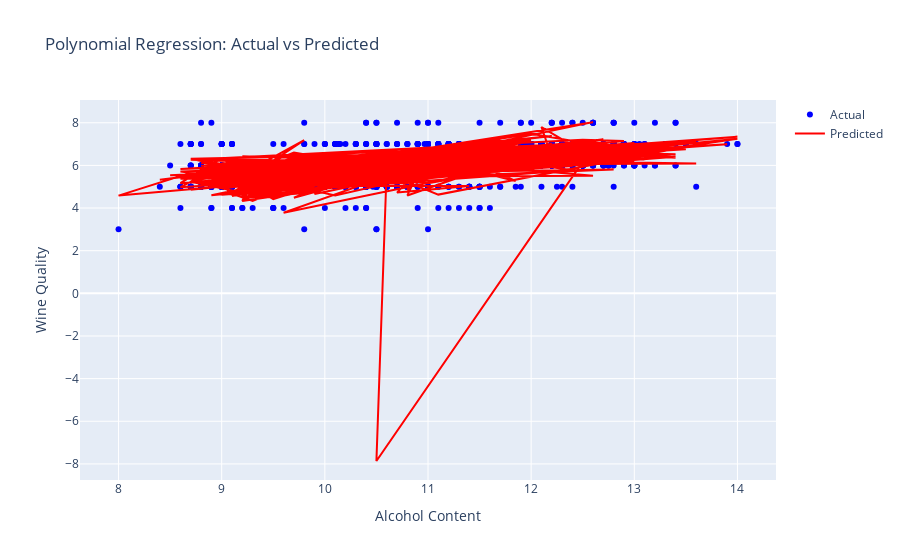

Notebook cell for this chart:
### Code cell
fig_poly = go.Figure(data=[scatter_poly, scatter_poly_pred], layout=layout_poly)
fig_poly.show()

### Figure 1 — Plotly figure (JSON) as saved in the notebook; plotly's stock layout.template omitted (floating-point values rounded to 4 significant figures; data arrays with more than 128 entries replaced by an {"elided": "..."} marker saying what was removed)
{"data": [{"marker": {"color": "blue"}, "mode": "markers", "name": "Actual", "type": "scatter", "x": {"elided": "980 float values"}, "y": {"elided": "980 int values"}}, {"line": {"color": "red"}, "mode": "lines", "name": "Predicted", "type": "scatter", "x": {"elided": "980 float values"}, "y": {"elided": "980 float values"}}], "layout": {"title": {"text": "Polynomial Regression: Actual vs Predicted"}, "xaxis": {"title": {"text": "Alcohol Content"}}, "yaxis": {"title": {"text": "Wine Quality"}}}}
